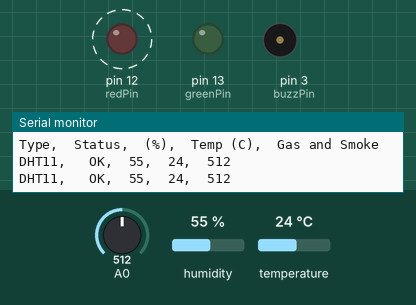
This sketch was run on a simulated Arduino Uno, built with avr-gcc and run on an emulated ATmega328P. On the bench: output pins drawn as LEDs (lit = HIGH), buzzer (waves = sounding, pin HIGH), the last lines printed to the serial monitor. Dashed ring = blinking. Inputs (shaded band) come from the test bench; at power-on: A0 = 512, temperature 24 °C, humidity 55 %.

Above: at 2.2 s.
2.3 s: A0 set to 315
5.8 s: A0 set to 282
At 9.3 s:
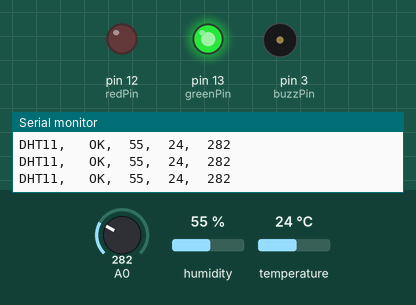
9.6 s: temperature set to 31 °C
12.4 s: temperature set to 34 °C
At 14.38 s:
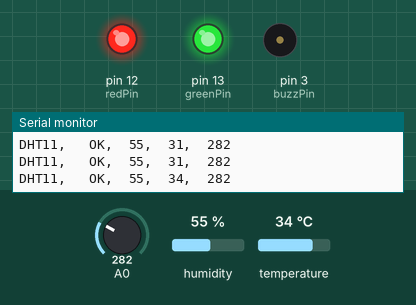
15.9 s: temperature set to 12 °C
At 16.6 s:
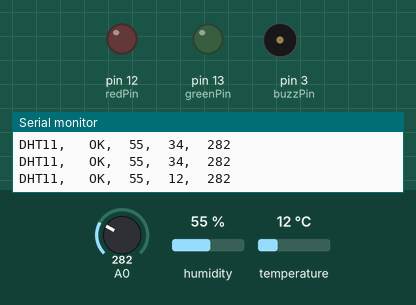
18.6 s: temperature set to 33 °C
At 20.3 s:
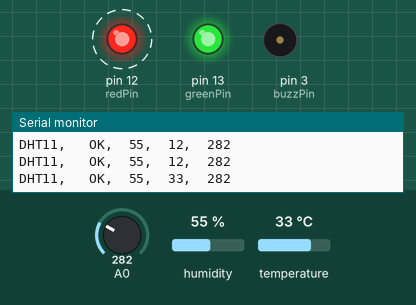
Timing chart, 0 to 24.5 s (numbered marks = the images above; inputs shaded):
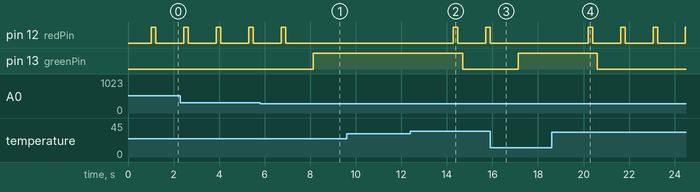

The sketch:

TestCode.ino
```cpp
#include <dht11.h>
dht11 DHT;
#define DHT11_PIN 4
int greenPin = 13;
int redPin = 12;
int buzzPin = 3;
int val;

void setup(){
  Serial.begin(9600);
  Serial.println("Type,\tStatus,\t(%),\tTemp (C),\tGas and Smoke");
  pinMode(greenPin, OUTPUT);
  pinMode(redPin, OUTPUT);
  pinMode(buzzPin, OUTPUT);
}

void loop(){
  int chk; //for checking error or status for DHT11
  Serial.print("DHT11, \t");
  chk = DHT.read(DHT11_PIN); //Read Data for DHT11
  switch (chk){
    case DHTLIB_OK:
      Serial.print("OK,\t");
      break;
    case DHTLIB_ERROR_CHECKSUM:
      Serial.print("Checksum error,\t");
      break;
    case DHTLIB_ERROR_TIMEOUT:
      Serial.print("Time out error,\t");
      break;
    default:
      Serial.print("Unknown error,\t");
      break;
  }
  val=analogRead(0); // Read Data for Gas Value from analog 0
  // DISPLAY DATA
  Serial.print(DHT.humidity,1);
  Serial.print(",\t");
  Serial.print(DHT.temperature,1);
  Serial.print(",\t");
  Serial.println(val,DEC);
  delay(1000);

  if (DHT.temperature >= 33){
    digitalWrite(redPin, HIGH);
    delay(200);
    digitalWrite(redPin, LOW);
    delay(200);
    digitalWrite(greenPin, LOW);
  }
  else if (val >= 300){
    digitalWrite(redPin, HIGH);
    delay(200);
    digitalWrite(redPin, LOW);
    delay(200);
    digitalWrite(greenPin, LOW);
  }
  else if ((val >= 300) && (DHT.temperature >=33)){
    digitalWrite(redPin, HIGH);
    delay(200);
    digitalWrite(redPin, LOW);
    delay(200);
    digitalWrite(buzzPin, HIGH);
    digitalWrite(greenPin, LOW);
  }
  else {
    digitalWrite(greenPin, HIGH);
    digitalWrite(redPin, LOW);
    digitalWrite(buzzPin, LOW);
  }
 }
```

Measured:
- the behaviour switches between 300 and 299 on A0 (found by bisection; images 0 and 1)
- the behaviour switches between 32 and 33 °C on temperature (found by bisection; images 1 and 2)
- after the input at 5.8 s, pin 12 (redPin): goes on until 6.9 s, then stays LOW; pin 13 (greenPin): LOW → HIGH after 2.3 s
- after the input at 12.4 s, pin 12 (redPin): LOW → HIGH after 1.9 s, → LOW 0.20 s later, → HIGH 1.2 s later; pin 13 (greenPin): HIGH → LOW after 2.3 s
- after the input at 15.9 s, pin 12 (redPin): goes on until 15.9 s, then stays LOW; pin 13 (greenPin): LOW → HIGH after 1.2 s
- after the input at 18.6 s, pin 12 (redPin): alternates HIGH for 0.20 s and LOW for 1.2 s, starting after 1.6 s; pin 13 (greenPin): HIGH → LOW after 2.0 s
- by itself, pin 12 (redPin): alternates HIGH for 0.20 s and LOW for 1.2 s
